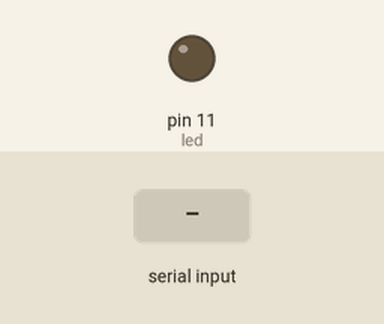
This sketch was run on a simulated Arduino Uno, built with avr-gcc and run on an emulated ATmega328P. Parts: output pins drawn as LEDs (lit = HIGH). The test bench sets the inputs (shaded band).

Above: at 1.2 s.
1.3 s: "a" received over Serial
At 2.0 s:
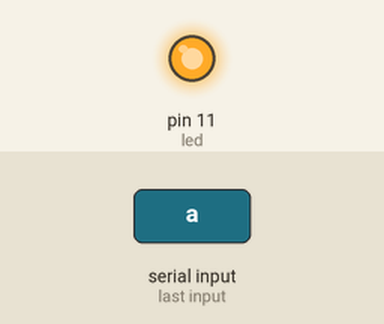
2.8 s: "A" received over Serial
At 3.2 s:
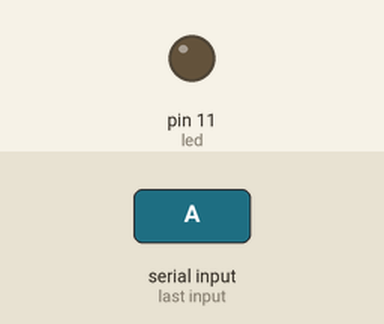
Timing chart, 0 to 5.8 s (numbered marks = the images above; inputs shaded):
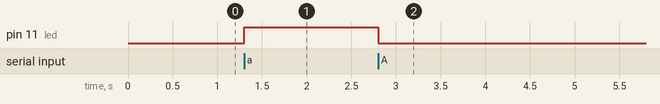

The sketch:

reto_15.ino
```cpp
int led = 11;
int dato;
bool encendido = false;

void setup() {
  // put your setup code here, to run once:
  pinMode (led, OUTPUT);
  Serial.begin (9600);
}

void loop() {
  // put your main code here, to run repeatedly:
  if (Serial.available() > 0) {
    dato = Serial.read();

    if (dato == 'a' || dato == 'A') {
      encendido = !encendido;

      if (encendido == true) {

        digitalWrite (led, HIGH);

      }

      else {

        digitalWrite (led, LOW);
      }
    }
  }
}
```

Measured:
- after the input at 1.3 s, pin 11 (led): LOW → HIGH at once
- after the input at 2.8 s, pin 11 (led): HIGH → LOW at once
